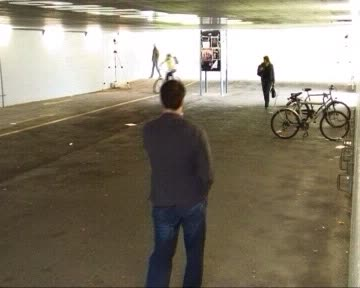
//> input picture passgeway/1.jpg, 360 x 288 px; its folder holds only this picture in this run
$ ./main   (built with g++ and OpenCV 4)
//> lines starting //> are read from the running program, lines starting //| are printed output that depends on the picture; after the words box and inside, x2 and y2 are one past the last pixel; in counts of white or black regions, pixels touching at a corner belong together
### lista simple/Nodo.hpp
#ifndef NODO_H
#define NODO_H

#include <opencv2/objdetect.hpp>
#include <opencv2/highgui.hpp>
#include <opencv2/imgproc.hpp>
#include <opencv2/videoio.hpp>
#include "Persona.hpp"

class Nodo
{
private:
    Persona *persona;
    Nodo *next;
public:
    Nodo(Persona);

    Persona getPersona();
    void setPersona(Persona);
    Nodo* getNext();
    void setNext(Nodo*);
};

#endif

### lista simple/ListaPersonas.hpp
#ifndef LISTAPERSONAS_H
#define LISTAPERSONAS_H

#include <opencv2/objdetect.hpp>
#include <opencv2/highgui.hpp>
#include <opencv2/imgproc.hpp>
#include <opencv2/videoio.hpp>
#include "Persona.hpp"
#include "Nodo.hpp"

class ListaPersonas
{
private:
    Nodo *first;
public:
    ListaPersonas::ListaPersonas();
    Nodo* getFirst();
    void setFirst(Nodo*);
    void insertar(Nodo*);
    void eliminar(Nodo*);
};

#endif

### KdTreeNode.hpp
#ifndef KDTREENODE_HPP
#define KDTREENODE_HPP

using namespace std;

class kdTreeNode {

public:

    kdTreeNode();
    kdTreeNode(float _x, float _y);
    kdTreeNode(const kdTreeNode& orig);
    virtual ~kdTreeNode();
    kdTreeNode& operator=(const kdTreeNode &R);
    float getYInicial();
    void setYInicial(float y);

    float getX() const;
    float getY() const;
    bool getLevel() const;
    bool getBeenHere() const;

    kdTreeNode* getLeft() const;
    kdTreeNode* getRight() const;
    kdTreeNode* getParent() const;

    void setX(float _x);
    void setY(float _y);
    void setLevel(bool _lev);
    void setBeenHere(bool _here);

    void setLeft(kdTreeNode* newLeft);
    void setRight(kdTreeNode* newRight);
    void setParent(kdTreeNode* newParent);

    void printNodes();


    void clearFlags();

    void findPath(kdTreeNode *entry);

    void removeNode(kdTreeNode* entry, kdTreeNode* root);

    void insertNode(kdTreeNode* newNode, kdTreeNode* &root);

    void distributeSubtree(kdTreeNode* entry, kdTreeNode* root);

    void distributeTreeWithNewRoot(kdTreeNode* root, bool rootWasSet);

    double findDistanceBetweenTwoPoints(kdTreeNode* node1, kdTreeNode* node2);


    kdTreeNode* findNewRoot(kdTreeNode* root);

    kdTreeNode* findClosestNode(kdTreeNode* entry);

    kdTreeNode* closestNodeInPath(kdTreeNode* entry, kdTreeNode* root);

private:

    float x;
    float y;
    bool level;
    bool beenHere;
    float YInicial;


    kdTreeNode* left;
    kdTreeNode* right;
    kdTreeNode* parent;

};

#endif /* KDTREENODE_H */

### KdTree.hpp
#ifndef KDTREE_HPP
#define KDTREE_HPP
#include "kdTreeNode.hpp"

class kdTree {
public:
    kdTree();
    kdTree(const kdTree& orig);
    virtual ~kdTree();

    kdTreeNode* getRoot();
    kdTreeNode* findClosestPoint(kdTreeNode* entry);

    void print();
    void remove(kdTreeNode* entry);
    void insert(kdTreeNode* newEntry);


private:

    kdTreeNode *root;

};

#endif /* KDTREE_H */

### Persona.hpp
#ifndef PERSONA_H
#define PERSONA_H

#include <opencv2/objdetect.hpp>
#include <opencv2/highgui.hpp>
#include <opencv2/imgproc.hpp>
#include <opencv2/videoio.hpp>

class Persona
{
private:
    int xComienzo;
    int yComienzo;
    int xFin;
    int yFin;
    int xCentro;
    int yCentro;
public:
    Persona(cv::Rect&);

    int getXComienzo();
    int getYComienzo();
    int getXFin();
    int getYFin();
    int getXCentro();
    int getYCentro();
};


#endif

### Detector.hpp
#ifndef DETECTOR_H
#define DETECTOR_H

#include <opencv2/objdetect.hpp>
#include <opencv2/highgui.hpp>
#include <opencv2/imgproc.hpp>
#include <opencv2/videoio.hpp>

#include <iostream>
#include <iomanip>

using namespace cv;
using namespace std;
#include "Persona.hpp"

class Detector
{
private:
    enum Mode { Default, Daimler } m;
    HOGDescriptor hog, hog_d;
public:
    Detector() : m(Default), hog(), hog_d(Size(48, 96), Size(16, 16), Size(8, 8), Size(8, 8), 9){
        hog.setSVMDetector(HOGDescriptor::getDefaultPeopleDetector());
        hog_d.setSVMDetector(HOGDescriptor::getDaimlerPeopleDetector());
    }

    void toggleMode();

    string modeName() const;

    vector<Persona> detect(InputArray img);

    void adjustRect(Rect & r) const;
};

#endif

### KdTreeNode.cpp
#include "kdTreeNode.hpp"
#include <vector>
#include <math.h>
#include <iostream>

using namespace std;

class kdTreeNode;

// [10 lines left out: function kdTreeNode, not called in this run]

kdTreeNode::kdTreeNode(float _x, float _y){
    x = _x;
    y = _y;
    beenHere = false;
    left = NULL;
    right = NULL;
    parent = NULL;
    YInicial=0;
}


// [8 lines left out: function kdTreeNode, not called in this run]

kdTreeNode::~kdTreeNode() {

    if(left != NULL)
        delete left;
    left = NULL;

    if(right != NULL)
        delete right;
    right = NULL;

}

// [6 lines of commented-out code are left out]

float kdTreeNode::getX() const{
    return x;
}

float kdTreeNode::getY() const{
    return y;
}

bool kdTreeNode::getLevel() const{
    return level;
}

bool kdTreeNode::getBeenHere() const{
    return beenHere;
}

kdTreeNode* kdTreeNode::getLeft() const{
    return left;
}

kdTreeNode* kdTreeNode::getRight() const{
    return right;
}

kdTreeNode* kdTreeNode::getParent() const{
    return parent;
}

void kdTreeNode::setX(float _x){
    x = _x;
}

void kdTreeNode::setY(float _y){
    y = _y;
}

void kdTreeNode::setLevel(bool _lev){
    level = _lev;
}

void kdTreeNode::setBeenHere(bool _here){
    beenHere = _here;
}

void kdTreeNode::setRight(kdTreeNode* newRight){
    right = newRight;
}

void kdTreeNode::setLeft(kdTreeNode* newLeft){
    left = newLeft;
}

void kdTreeNode::setParent(kdTreeNode* newParent){
    parent = newParent;
}

// [496 lines left out: functions removeNode, insertNode, findClosestNode, closestNodeInPath, findPath, printNodes and 3 more, not called in this run]

float kdTreeNode:: getYInicial(){
    return YInicial;
}
void kdTreeNode:: setYInicial(float y){
    YInicial=y;

}

### KdTree.cpp
#include "kdTree.hpp"
#include <cstddef>

using namespace std;

class kdTree;

kdTree::kdTree() {
    root = NULL;
}

kdTree::kdTree(const kdTree& orig) {
}

kdTree::~kdTree() {
    if(root != NULL){
        delete root;
    }
    root = NULL;
}

kdTreeNode* kdTree::getRoot(){
    return root;
}

void kdTree::insert(kdTreeNode* newEntry){
    if(root == NULL){
        //tree is empty
        newEntry->setLevel(true); //set the root to x-level
        newEntry->setParent(NULL); //set parent
        root = newEntry;
    }else{
        root->insertNode(newEntry, root);
    }
}

// [22 lines left out: functions remove, findClosestPoint, print, not called in this run]

### Persona.cpp
#include "Persona.hpp"

Persona::Persona(cv::Rect &r){
    xComienzo = r.x;
    yComienzo = r.y;
    xFin = r.x + r.width;
    yFin = r.y + r.height;
    xCentro = r.x + ((float)r.width/2.0);
    yCentro = r.y + ((float)r.height/2.0);;
}

int Persona::getXComienzo(){
    return xComienzo;
}

int Persona::getYComienzo(){
    return yComienzo;
}

int Persona::getXFin(){
    return xFin;
}

int Persona::getYFin(){
    return yFin;
}

int Persona::getXCentro(){
    return xCentro;
}

int Persona::getYCentro(){
    return yCentro;
}

### Detector.cpp
#include <opencv2/objdetect.hpp>
#include <opencv2/highgui.hpp>
#include <opencv2/imgproc.hpp>
#include <opencv2/videoio.hpp>

#include <iostream>
#include <iomanip>

using namespace cv;
using namespace std;


#include "Detector.hpp"


void Detector::toggleMode() { m = (m == Default ? Daimler : Default); }

string Detector::modeName() const { return (m == Default ? "Default" : "Daimler"); }

vector<Persona> Detector::detect(InputArray img){
        // Run the detector with default parameters. to get a higher hit-rate
        // (and more false alarms, respectively), decrease the hitThreshold and
        // groupThreshold (set groupThreshold to 0 to turn off the grouping completely).
        vector<Rect> found;
        if (m == Default)
            hog.detectMultiScale(img, found, 0, Size(2,2), Size(4,4), 1.05, 2, false);
        else if (m == Daimler)
            hog_d.detectMultiScale(img, found, 1, Size(2,2), Size(4,4), 1.05, 3, true);

        // Convertir un objeto Rect a un objeto persona
        vector<Persona> personas;

        for (vector<Rect>::iterator i = found.begin(); i != found.end(); ++i){
            Rect &r = *i;
            Persona p(r);

            personas.push_back(p);

        }

        return personas;
}

// [8 lines left out: function adjustRect, not called in this run]

### main.cpp
#include <opencv2/objdetect.hpp>
#include <opencv2/highgui.hpp>
#include <opencv2/imgproc.hpp>
#include <opencv2/videoio.hpp>

#include <iostream>
#include <iomanip>

#include "Detector.hpp"
#include "Persona.hpp"
#include "kdTree.hpp"
#include "kdTreeNode.hpp"
//#include "ListaPersonas.hpp"
//#include "Nodo.hpp"
using namespace cv;
using namespace std;

int main(int argc, char **argv)
{
    int contadorEntran = 0;
    int contadorSalen = 0;
      kdTree *arbolito = new kdTree(); // declara el tree

    Detector detector;
    char *filepath = new char[200];

    detector.toggleMode();
    cout << detector.modeName() << endl;


    for (int i = 1; i <= 3; i++)
    {

        sprintf(filepath, "C:/Users/Usuario/Desktop/passgeway/%d.jpg", i);
        Mat imagen = imread(filepath);
//> imagen is the input picture: 288 rows x 360 cols, CV_8UC3; mean B, G, R 107.5, 125.2, 133.7

        vector<Persona> found = detector.detect(imagen);
//> in detect, `hog_d.detectMultiScale(img, found, 1, Size(2,2), Size(4,4), 1.05, 3, t..`: found = 1 Rect (x, y, width, height): [239, 38, 52, 105]
//> the loop in detect, `for (vector<Rect>::iterator i = found.begin(); i != found.end(); ++i)` made 1 pass
//> (r, xComienzo in Persona, yComienzo in Persona, xFin in Persona, yFin in Persona, xCentro in Persona, yCentro in Persona) on pass 1: (Rect(239, 38, 52, 105), 239, 38, 291, 143, 265, 90)
//> found = 1 item
        for (vector<Persona>::iterator j = found.begin(); j != found.end(); ++j)
        {
            Persona &p = *j;
            // cout << "(" << p.getXComienzo() << ", " << p.getYComienzo() << ")" << endl;
            // detector.adjustRect(r);
            rectangle(imagen, cv::Point(p.getXComienzo(), p.getYComienzo()), cv::Point(p.getXFin(), p.getYFin()), cv::Scalar(255, 0, 0), 2);
            circle(imagen, cv::Point(p.getXCentro(), p.getYCentro()), 3, cv::Scalar(255, 0, 0), 3);
            circle(imagen, cv::Point(p.getXComienzo(), p.getYComienzo()), 3, cv::Scalar(255, 0, 255), 2);
            circle(imagen, cv::Point(p.getXFin(), p.getYFin()), 3, cv::Scalar(0, 255, 255), 2);


            kdTreeNode *nodos = new kdTreeNode(p.getXCentro(), p.getYCentro());
                if(arbolito->getRoot()==NULL){
                    // si el root es ==null, se ingresa la primera cordenada como raiz

                     arbolito->insert(nodos);// se ingresa como raiz del arbol
                     nodos->setYInicial(p.getYCentro());
                     cout<<("nodosNueevos1")<<endl;
                     cout<<(nodos->getY())<<endl;
                     cout<<(nodos->getYInicial())<<endl;


                }else if(arbolito->getRoot()!=NULL){

                   kdTreeNode *NodoMascercano=arbolito->findClosestPoint(nodos);
                   double distancia= NodoMascercano->findDistanceBetweenTwoPoints( nodos, NodoMascercano);

                   if(distancia>=0.5){ // si la distancia es menor a 1,0, se considera un nuevo punto
                    arbolito->insert(nodos);
                    nodos->setYInicial(p.getYCentro());
                    cout<<("nodosNueevos2")<<endl;
                    cout<<(nodos->getYInicial())<<endl;
                    cout<<(nodos->getY())<<endl;


                   }else if(distancia<0.5){

                    NodoMascercano->setX(p.getXCentro());
                    NodoMascercano->setY(p.getYCentro());
                     if(NodoMascercano->getYInicial()>180 && NodoMascercano->getY()<180){
                        contadorSalen++;

                     }else if(NodoMascercano->getYInicial()<180 && NodoMascercano->getY()>180){
                        contadorEntran++;
                     }
                     cout<<("nodosAntiwosXD")<<endl;
                    cout<<(NodoMascercano->getYInicial())<<endl;
                    cout<<(NodoMascercano->getY())<<endl;

                   }


                }


           // [8 lines of commented-out code are left out]
        }
//> this loop made 1 pass
//> (x in kdTreeNode, y in kdTreeNode, level in setLevel, YInicial in setYInicial) on pass 1: (265, 90, true, 90)
//| nodosNueevos1
//| 90
//| 90
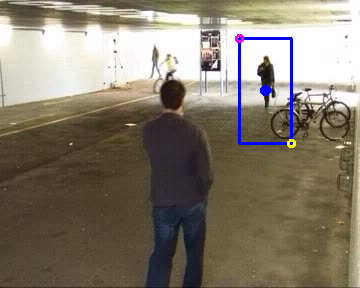
//> imagen: 288 rows x 360 cols, CV_8UC3; 1.08% of pixels changed, all inside (x1, y1, x2, y2) = (235, 34, 296, 148)
//> after the loop, contadorSalen = 0; contadorEntran = 0

        // cout << "(" << imagen.rows / 2 << ", " << imagen.cols / 2 << ")" << endl;
        line(imagen, Point(0, imagen.rows / 2), Point(2000, imagen.cols / 2), Scalar(255,0,0), 2, 8, 0);
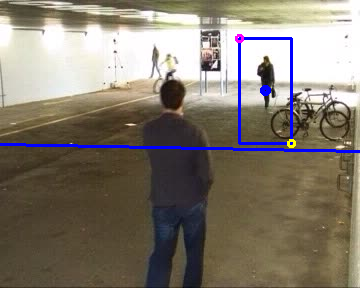
//> imagen: 288 rows x 360 cols, CV_8UC3; 1.04% of pixels changed, all inside (x1, y1, x2, y2) = (0, 143, 360, 153)
//> (the run ends here: the program stops with an error, at `hog_d.detectMultiScale(img, found, 1, Size(2,2), Size(4,4), 1.05, 3, t..`)
